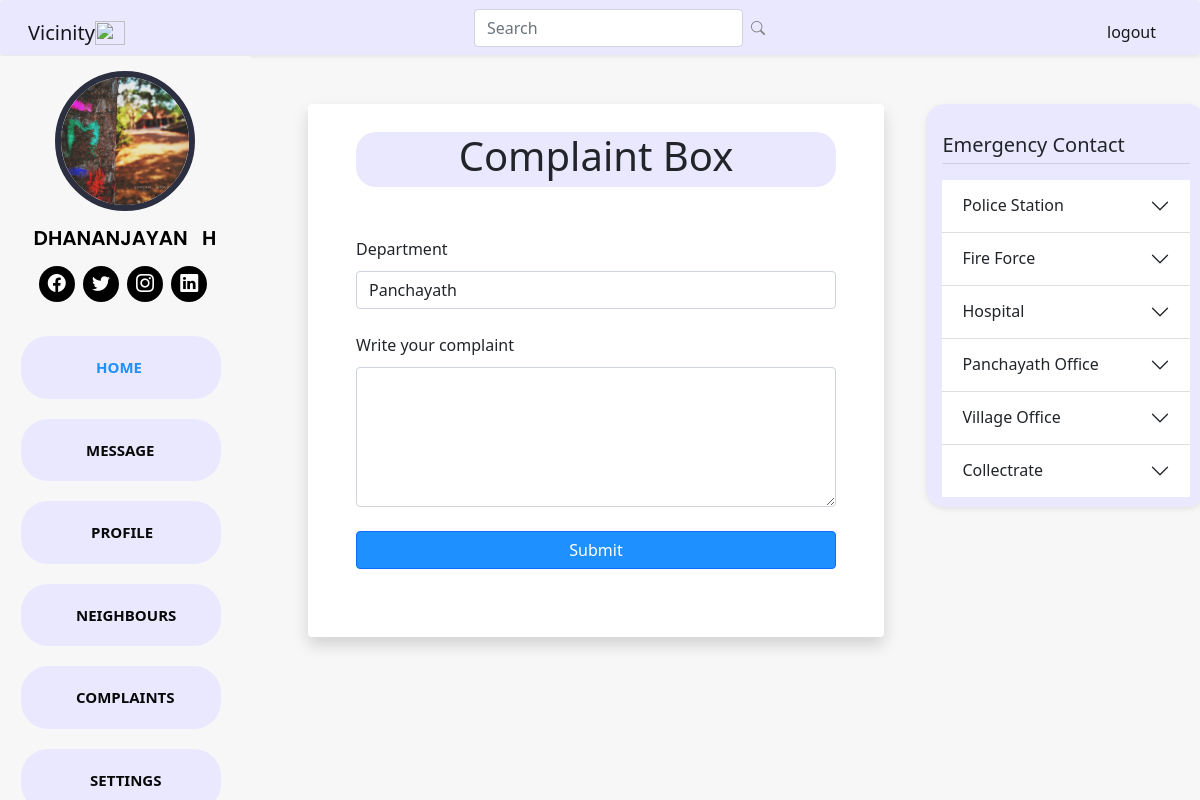
Page /complaints/ (signed in) on the committed database.
### myapp/models.py (models this page shows)
class UserReg(models.Model):
    uid = models.IntegerField(primary_key=True)
    username = models.CharField("Username : ", max_length=30, unique=True)
    password = models.CharField("Password : ", max_length=15)
    email = models.EmailField("Email :")
    phone_regex = RegexValidator(regex=r'^\+?1?\d{9,12}$',
                                 message="phone number must be entered in the format: '+91'. Up to 12 digital allowed.")
    phone_number = models.CharField("Phone number :", validators=[phone_regex], max_length=17, blank=False)
    panchayath = models.CharField("Enter your panchayath : ", max_length=30)
    district = models.CharField("Enter your district : ", max_length=30)
    state = models.CharField("Enter your state : ", max_length=30)
    country = models.CharField("Enter your country " , max_length=30)
    fname = models.CharField("First Name : ", max_length=30)
    lname = models.CharField("Last Name : ", max_length=30)
    house_name = models.CharField("House Name : ", max_length=50)
    house_number = models.IntegerField("House Number : ")
    gender = models.CharField("Gender : ", max_length=20)
    dob = models.DateField("Date of Birth : yyyy-mm-dd")
    photo = models.ImageField(upload_to='images/')

### myapp/views.py (the view)
# urls.py: path('complaints/', views.complaints, name='complaints'),
def complaints(request):
    crec = UserReg.objects.filter(username=request.session['uname'])
    if crec.filter(username=request.session['uname']).exists():
            rec = UserReg.objects.filter(username=request.session['uname'])
            if request.method == "POST":
                dept = request.POST.get('department')
                complaint = request.POST.get('complaint')
                comp = Complaints(uid=request.session['id'], uname=request.session['uname'],
                                  panchayath=request.session['panchayath'], department=dept, complaint = complaint)
                comp.save()
            return render(request, 'complaints.html', {'rec':rec})
    else:
        return HttpResponse('You are not logged in')

### myapp/templates/complaints.html (shortened to what this page needs)
{% extends 'userbase.html' %}
{% block content %}
    <div>
        {% include 'sidebar.html' %}
    </div>
    <section>
        <div class="complaints ">
            <div class="row">
                <div class="col-lg-8 shadow p-5 mb-5 bg-body rounded">
                    <form method="post" enctype="multipart/form-data">
                        <div>
                            <h6 class="display-6 " >Complaint Box</h6>
                        </div>
                        <div class="form-group">
                          <label for="contactdepartment">Department</label>
                          <select class="form-control" id="contactdepartment" name="department">
                            <option>Panchayath</option>
                          </select>
                        </div>
                        <br>
                        <div class="form-group">
                          <label for="complaintbox">Write your complaint</label>
                          <textarea class="form-control" id="complaintbox" name="complaint" rows="3" style="height:140px" required></textarea>
                        </div>
                        <br>
                        <div class="d-grid gap-2">
                            <input class="btn btn-primary" type="submit" value="Submit"/>
                        </div>
                      </form>
                </div>
                <div class="col-lg-4">
                    <section class="sidebarright" >
                      <nav id="sidebarMenu" class="collapse d-lg-block sidebar collapse ">
                        <div class="position-sticky">
                          <div class="list-group list-group-flush mx-3 mt-4" >
                            <div class="accordion" id="accordionPanelsStayOpenExample" >
                              <h5 style="padding-top: -30px; margin-bottom: -10px; ">Emergency Contact</h5>
                              <hr>
                              <div class="accordion accordion-flush" id="accordionFlushExample">
                                <div class="accordion-item">
                                  <h2 class="accordion-header" id="flush-headingOne">
                                    <button class="accordion-button collapsed" type="button" data-bs-toggle="collapse" data-bs-target="#flush-collapseOne" aria-expanded="false" aria-controls="flush-collapseOne">
                                      Police Station
                                  </h2>
                                </div>
                                <div class="accordion-item">
                                  <h2 class="accordion-header" id="flush-headingTwo">
                                    <button class="accordion-button collapsed" type="button" data-bs-toggle="collapse" data-bs-target="#flush-collapseTwo" aria-expanded="false" aria-controls="flush-collapseTwo">
                                      Fire Force
                                    </button>
                                  </h2>
                                </div>
                                <div class="accordion-item">
                                  <h2 class="accordion-header" id="flush-headingThree">
                                    <button class="accordion-button collapsed" type="button" data-bs-toggle="collapse" data-bs-target="#flush-collapseThree" aria-expanded="false" aria-controls="flush-collapseThree">
                                       Hospital
                                    </button>
                                  </h2>
                                </div>
                                <div class="accordion-item">
                                    <h2 class="accordion-header" id="flush-headingFour">
                                      <button class="accordion-button collapsed" type="button" data-bs-toggle="collapse" data-bs-target="#flush-collapseFour" aria-expanded="false" aria-controls="flush-collapseFour">
                                        Panchayath Office
                                      </button>
                                    </h2>
                                </div>
                                <div class="accordion-item">
                                    <h2 class="accordion-header" id="flush-headingFive">
                                      <button class="accordion-button collapsed" type="button" data-bs-toggle="collapse" data-bs-target="#flush-collapseFive" aria-expanded="false" aria-controls="flush-collapseFive">
                                        Village Office
                                      </button>
                                    </h2>
                                </div>
                                <div class="accordion-item">
                                    <h2 class="accordion-header" id="flush-headingSix">
                                      <button class="accordion-button collapsed" type="button" data-bs-toggle="collapse" data-bs-target="#flush-collapseSix" aria-expanded="false" aria-controls="flush-collapseSix">
                                        Collectrate
                                      </button>
                                    </h2>
                                </div>
                              </div>
                            </div>
                          </div>
                        </div>
                      </nav>
                    </section>
                  </div>
            </div>
        </div>
    </section>
</body>
{% endblock content %}

### myapp/templates/sidebar.html (shortened to what this page needs)
<section class="sidebarleft">
      <header id="header">
        <div class="d-flex flex-column ">
          {% for i in rec %}
          <div class="profile">
            <img src="{{i.photo.url}}" alt="" class="img-fluid rounded-circle" style="object-fit:cover;">
            <h2 class="text-light"><a href="/profile/">{{i.fname}} &nbsp; {{i.lname}}</a></h2>
            <div class="social-links mt-3 text-center">
              <a href="#" class="twitter"><i class="bi bi-facebook"></i></a>
              <a href="#" class="facebook"><i class="bi bi-twitter"></i></a>
              <a href="#" class="instagram"><i class="bi bi-instagram"></i></a>
              <a href="#" class="linkedin"><i class="bi bi-linkedin"></i></a>
            </div>
            {% endfor %}
          </div>
          <nav id="navbar" class="nav-menu navbar ">
            <ul>
              <li><a href="{% url 'display' %}" class="nav-link scrollto active font-weight-bold" style="padding-left: 35px;"> <span>HOME</span></a></li>
              <li><a href="{% url 'message' %}" class="nav-link scrollto"> <span>MESSAGE</span></a></li>
              <li><a href="{% url 'profile' %}" class="nav-link scrollto"> <span>PROFILE</span></a></li>
              <li><a href="{% url 'neighbours' %}" class="nav-link scrollto"> <span>NEIGHBOURS</span></a></li>
              <li><a href="{% url 'complaints' %}" class="nav-link scrollto"> <span>COMPLAINTS</span></a></li>
              <li><a href="{% url 'settings' %}" class="nav-link scrollto"> <span>SETTINGS</span></a></li>
            </ul>
          </nav>
        </div>
      </header>
    </section>

### Vicinity/static/css/style.css (style rules this page uses)
body { background-color: #f7f7f7; }
ul { list-style-type: none; }
hr { color: grey; }
textarea { border: none; background-color: #f7f7f7; overflow: auto; outline: none; padding-top: 5px; padding-left: 10px; -webkit-box-shadow: none; -moz-box-shadow: none; box-shadow: none; }
.sidebar { position: sticky; top: 0; bottom: 0; left: 0; padding: 5px 0 0; box-shadow: 0 2px 5px 0 rgb(0 0 0 / 5%), 0 2px 10px 0 rgb(0 0 0 / 5%); width: 280px; margin-left: 60%; margin-top: 51px; z-index: 600; }
#sidebarMenu { background-color: #eae8ff; border-radius: 19px; padding-bottom: 10px; }
#header { margin-top: 56px; position: fixed; top: 0; left: 0; bottom: 0; width: 250px; transition: all ease-in-out 0.5s; z-index: 9997; transition: all 0.5s; padding: 0 15px; background: #f7f7f7; overflow-y: auto; text-align: center; }
#header .profile img { margin: 15px auto; display: block; width: 140px; height: 140px; border: 6px solid #2c2f3f; }
#header .profile h2 { font-size: 20px; margin: 0; padding: 0; font-weight: 600; -moz-text-align-last: center; text-align-last: center; font-family: "Poppins", sans-serif; }
#header .profile h2 a, #header .profile h1 a:hover { color: rgb(0, 0, 0); text-decoration: none; }
#header .profile .social-links a { font-size: 18px; display: inline-block; background: rgb(0, 0, 0); color: rgb(255, 255, 255); line-height: 1; padding: 8px 0; margin-right: 4px; border-radius: 50%; text-align: center; width: 36px; height: 36px; transition: 0.3s; }
.nav-menu { padding: 34px 0 0 6px; }
.nav-menu * { margin: 0; padding: 0; list-style: none; }
.nav-menu > ul > li { position: relative; white-space: nowrap; }
.nav-menu a { font-weight: bold; }
.nav-menu a, .nav-menu a:focus { display: flex; align-items: center; color: #080808; padding: 20px 15px; margin-bottom: 20px; transition: 0.3s; font-size: 15px; border-radius: 27px; background-color: #eae8ff; width: 200px; }
.nav-menu a:hover, .nav-menu .active, .nav-menu .active:focus, .nav-menu li:hover > a { text-decoration: none; color: #1E90FF; }
.active { background-color: #eae8ff; }
.complaints { margin-top: 5rem; margin-left: 20rem; width: 70%; }
.complaints h6 { margin-top: -20px; margin-bottom: 50px; background-color: #eae8ff; border-radius: 20px; width: 100%; height: 55px; text-align: center; }
.complaints #contactemail, #contactdepartment, #complaintbox { margin-top: 10px; }
.complaints .sidebarright { margin-left: -20rem; margin-top: -51px; }
.complaints .btn { margin-bottom: 20px; background-color: #1E90FF; }

### rows in the picture
UserReg: photo (picture), fname "DHANANJAYAN", lname "H"
